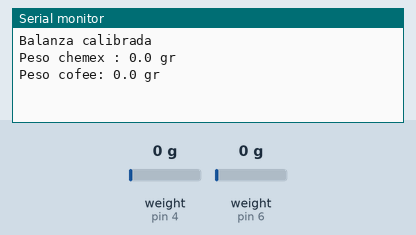
This sketch was run on a simulated Arduino Uno, built with avr-gcc and run on an emulated ATmega328P. On the bench: the last lines printed to the serial monitor. The test bench sets the inputs (shaded band); at power-on: weight on the scale (sensors on pin 4, pin 6) 0 g.

Above: at 5.2 s.
5.3 s: weight on the scale (sensor on pin 4) set to 100 g
At 5.81 s:
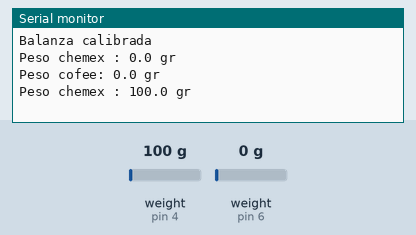
7.4 s: weight on the scale (sensor on pin 6) set to 100 g
At 8.3 s:
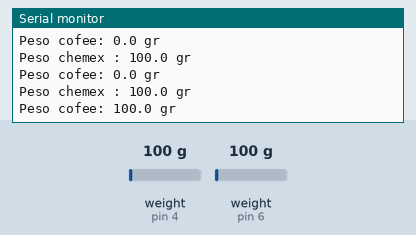
12.5 s: weight on the scale (sensor on pin 4) set to 1250 g
At 13.6 s:
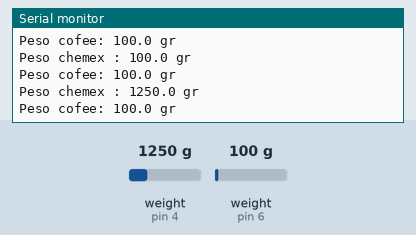
17.6 s: weight on the scale (sensor on pin 6) set to 1250 g
At 18.8 s:
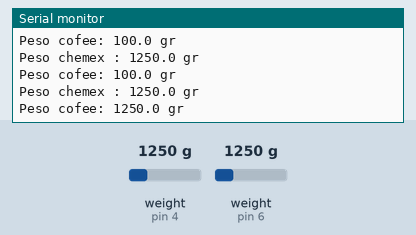
Timing chart, 0 to 20.6 s (numbered marks = the images above; inputs shaded):
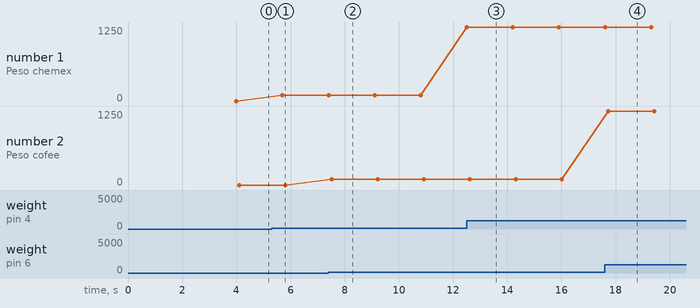

The sketch:

Balanzas.ino
```cpp
#include <Arduino.h> // Required for platformio, not needed for Arduino IDE
#include <Wire.h> // Required when using I2C devices
#include "HX711.h" // Required for HX711 load cell amplifier

//CAFE //
const int scaleCoffee_DOUT_PIN = 6;
const int scaleCoffee_SCK_PIN = 7;
const double scaleCoffee_FACTOR = -447.76; // Change this value!!!
const int scaleCoffee_OFFSET =  617864; // Change this value!!!
//CHEMEX/
const int scaleChemex_DOUT_PIN = 4;
const int scaleChemex_SCK_PIN = 5;
const double scaleChemex_FACTOR = 420; // Change this value!!!
const int scaleChemex_OFFSET = 4294906620; // Change this value!!!
// HX711 circuit wiring
HX711 loadCell;
HX711 scaleCoffee;
HX711 scaleChemex;

void setup() {
    Serial.begin(9600);
    Serial.println("Balanza calibrada");
    scaleCoffee.begin(scaleCoffee_DOUT_PIN, scaleCoffee_SCK_PIN);
    scaleCoffee.set_offset(scaleCoffee_OFFSET);
    scaleCoffee.set_scale(scaleCoffee_FACTOR);
    scaleCoffee.tare(20);

    scaleChemex.begin(scaleChemex_DOUT_PIN, scaleChemex_SCK_PIN);
    scaleChemex.set_offset(scaleChemex_OFFSET);
    scaleChemex.set_scale(scaleChemex_FACTOR);
    scaleChemex.tare(20);
}
void loop(){
    Serial.print("\nPeso chemex : ");
    Serial.print(scaleChemex.get_units(), 1);
    Serial.println(" gr");
    Serial.print("Peso cofee: ");//TA BIEN
    Serial.print(scaleCoffee.get_units(), 1);
    Serial.println(" gr");
    delay(1500);
}
```

Measured:
- after the input at 5.3 s, the serial monitor: prints a new line after 0.40 s (image 1)
- after the input at 7.4 s, the serial monitor: prints a new line after 0.11 s (image 2)
- after the input at 12.5 s, the serial monitor: prints a new line at once (image 3)
- after the input at 17.6 s, the serial monitor: prints a new line after 0.12 s (image 4)
- plotted number 1: 0 → 100 after the input at 5.3 s, 100 → 1250 after the input at 12.5 s
